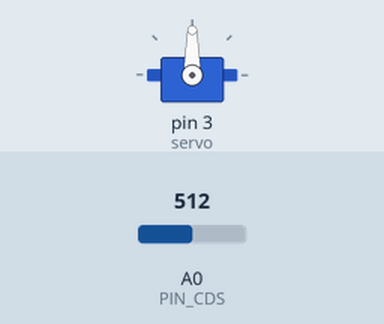
Simulated run of this sketch. Board: Arduino Uno, built with avr-gcc and run on an emulated ATmega328P. Parts: servo. The test bench sets the inputs (shaded band); at power-on: A0 (PIN_CDS) = 512.

Above: at 1.2 s.
1.3 s: A0 (PIN_CDS) set to 716
At 2.5 s:
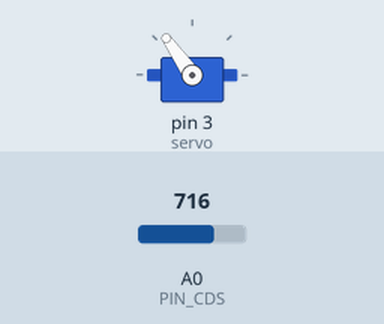
2.8 s: A0 (PIN_CDS) set to 900
At 3.8 s:
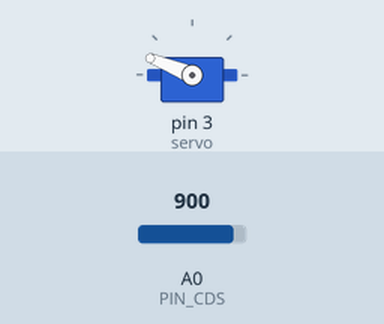
4.3 s: A0 (PIN_CDS) set to 1023
At 4.9 s:
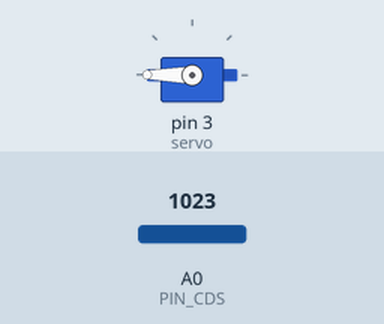
5.8 s: A0 (PIN_CDS) set to 306
At 7.0 s:
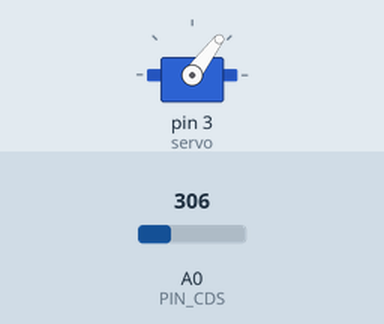
7.3 s: A0 (PIN_CDS) set to 122
At 8.4 s:
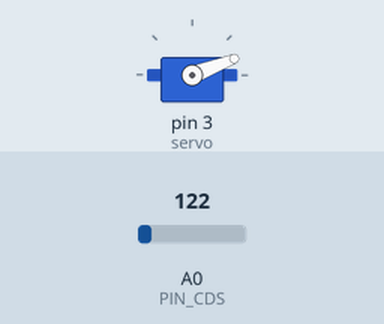
Timing chart, 0 to 9.8 s (numbered marks = the images above; inputs shaded):
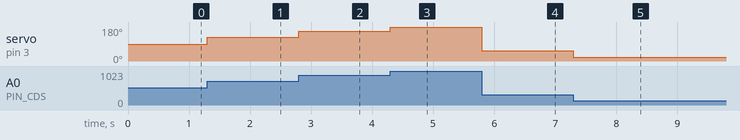

Measured:
- after the input at 1.3 s, servo on pin 3 (servo): 90° → 125° at once
- after the input at 2.8 s, servo on pin 3 (servo): 125° → 158° at once
- after the input at 4.3 s, servo on pin 3 (servo): 158° → 180° at once
- after the input at 5.8 s, servo on pin 3 (servo): 180° → 53° at once
- after the input at 7.3 s, servo on pin 3 (servo): 53° → 21° at once

The sketch:

Servo_CdS.ino
```cpp
#include <Servo.h>


Servo servo;
int pos = 0;

const int PIN_CDS = A0;
const int PIN_PWM = 3;

void setup() {
  // put your setup code here, to run once:
  servo.attach(3);
}

void loop() {
  int cdsValue = analogRead(PIN_CDS);

  cdsValue = map(cdsValue, 0, 1023, 0, 180);

  servo.write(cdsValue);

}
```
